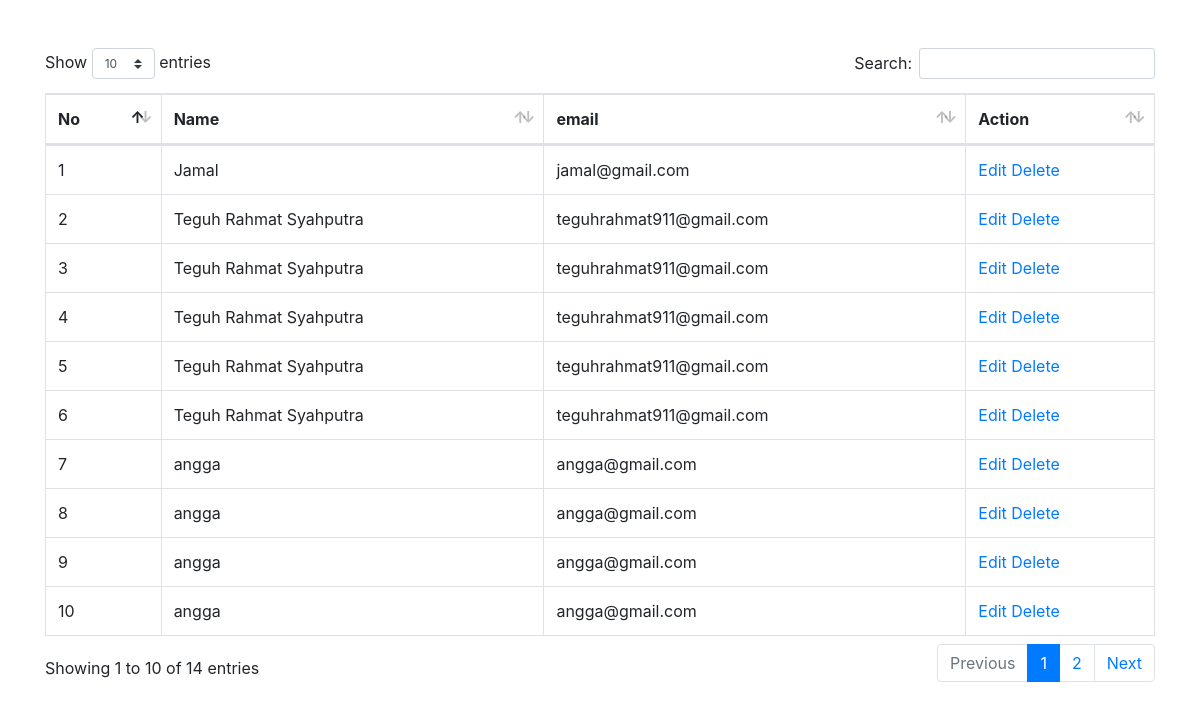
The app's page /admin/1.php with its own data.
### tables this page shows
CREATE TABLE `pesanan` (
  `id_pesanan` int(11) NOT NULL,
  `id_user` int(11) NOT NULL,
  `kode` varchar(30) NOT NULL,
  `nama_lengkap` varchar(255) NOT NULL,
  `email` varchar(255) NOT NULL,
  `nomor` int(11) NOT NULL,
  `nik` int(11) NOT NULL,
  `alamat` varchar(255) NOT NULL,
  `destinasi` varchar(255) NOT NULL,
  `hotel` varchar(225) NOT NULL,
  `tanggal` date NOT NULL,
  `harga` int(11) NOT NULL,
  `jumlah` int(11) NOT NULL,
  `total` int(11) NOT NULL,
  `bukti` varchar(64) NOT NULL,
  `pembayaran` set('Lunas','Konfirmasi','Cancel','Diproses') NOT NULL,
  `created_at` datetime DEFAULT NULL,
  `updated_at` datetime DEFAULT NULL
);

### admin/1.php (the view, shortened to what this page needs)
<!doctype html>
<html lang="en">
<head>
<link href="bootstrap/css/bootstrap.min.css" rel="stylesheet">
<link rel="stylesheet" type="text/css" href="datatables/datatables.min.css"/>
</head>
<body>
<div class="container mt-5 mb-5">
<table id="datatable" class="table table-bordered">
    <thead>
      <th>No</th>
      <th>Name</th>
      <th>email</th>
      <th>Action</th>
    </thead>
	<tbody id="modal-data">
<?php
  include "../koneksi.php";
  $no = 0;
  $modal=mysqli_query($conn,"SELECT * FROM pesanan ORDER BY id_pesanan DESC");
  while($r=mysqli_fetch_array($modal)){
  $no++;
?>
  <tr>
      <td><?php echo $no; ?></td>
      <td><?php echo  $r['nama_lengkap']; ?></td>
      <td><?php echo  $r['email']; ?></td>
      <td>
         <a href="javascript:void(0)" class='open_modal' id='<?php echo  $r['id_pesanan']; ?>'>Edit</a>
         <a href="javascript:void(0)" class="delete_modal" data-id='<?php echo  $r['id_pesanan']; ?>'>Delete</a>
      </td>
  </tr>
<?php } ?>
</tbody>
</table>
</div>
</body>
</html>

### records on screen
pesanan: nama_lengkap "Jamal", email "jamal@gmail.com"
pesanan: nama_lengkap "Teguh Rahmat Syahputra", email "teguhrahmat911@gmail.com"
pesanan: nama_lengkap "Teguh Rahmat Syahputra", email "teguhrahmat911@gmail.com"
pesanan: nama_lengkap "Teguh Rahmat Syahputra", email "teguhrahmat911@gmail.com"
pesanan: nama_lengkap "Teguh Rahmat Syahputra", email "teguhrahmat911@gmail.com"
pesanan: nama_lengkap "Teguh Rahmat Syahputra", email "teguhrahmat911@gmail.com"
pesanan: nama_lengkap "angga", email "angga@gmail.com"
pesanan: nama_lengkap "angga", email "angga@gmail.com"
pesanan: nama_lengkap "angga", email "angga@gmail.com"
pesanan: nama_lengkap "angga", email "angga@gmail.com"
